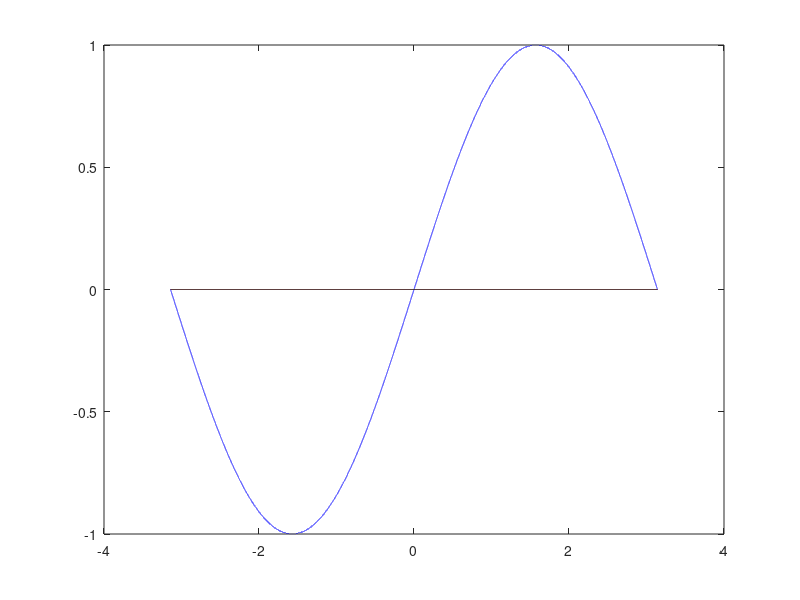

This chart was generated by the following MATLAB code: (Note: this script raises an error after producing the figure.)
h = 1e-4;       % step size
X = -pi:h:pi;    % domain
f = sin(X);      % range
Y = diff(f);   % first derivative
Z = diff(Y);   % second derivative
figure,plot(X(:,1:length(Y)),Y,'r',X,f,'b', X(:,1:length(Z)),Z,'k')

satu = diff(v)'./del_Tj;

satu = zeros(size(s));
dua = zeros(size(s));
for i = 1:S_max
        satu(i,1) = (v_ref_ori(i+1,1) - v_ref_ori(i,1)) / del_T_ref(i+1,1);
end
for i = 1:S_max
    dua(i,1) = (satu(i+1,1) - satu(i,1)) / del_T_ref(i+1,1);
end

figure,plot(satu); grid on; title('acc_ref')
figure,plot(dua); grid on; title('jerk_ref')

figure,plot(accel); grid on
figure,plot(jerkj); grid on; title('real jerk')

v(t)

figure,plot(X)
diff(v);

figure,plot(del_Tj)
